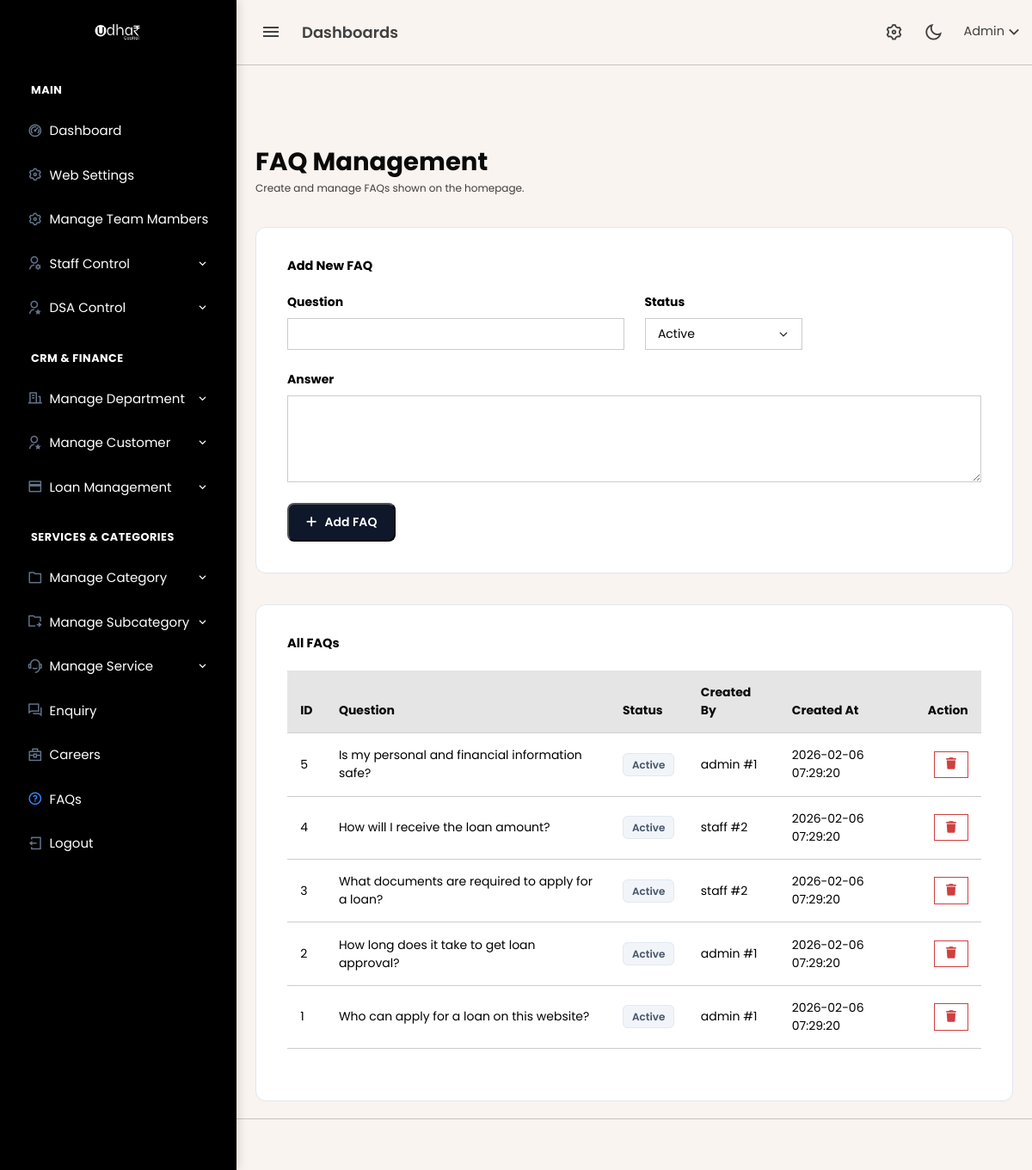
The app's page /admin/faqs.php (signed in) with its own data.
### tables this page shows
CREATE TABLE `faqs` (
  `id` int(11) NOT NULL,
  `question` varchar(255) NOT NULL,
  `answer` text NOT NULL,
  `created_by` int(11) NOT NULL,
  `created_role` enum('admin','staff') NOT NULL,
  `status` tinyint(1) NOT NULL DEFAULT 1,
  `created_at` timestamp NOT NULL DEFAULT current_timestamp()
);

### admin/faqs.php (the view, shortened to what this page needs)
<?php
include 'header.php';
include 'topbar.php';
include 'sidebar.php';
$faq_res = mysqli_query($conn, "SELECT id, question, answer, created_by, created_role, status, created_at FROM faqs ORDER BY id DESC");
?>
<div class="content-page">
    <div class="content">
        <div class="container-fluid pt-5">
            <div class="d-flex justify-content-between align-items-center mb-4">
                <div>
                    <h2 class="fw-bold text-dark mb-1">FAQ Management</h2>
                    <p class="text-muted small mb-0">Create and manage FAQs shown on the homepage.</p>
                </div>
            </div>
            <div class="card card-modern p-4 mb-4">
                <h5 class="fw-bold mb-3">Add New FAQ</h5>
                <form action="db/insert/faq_insert.php" method="POST" class="row g-3">
                    <div class="col-md-6">
                        <label class="form-label fw-bold">Question</label>
                        <input type="text" name="question" class="form-control" required>
                    </div>
                    <div class="col-md-3">
                        <label class="form-label fw-bold">Status</label>
                        <select name="status" class="form-select">
                            <option value="1" selected>Active</option>
                        </select>
                    </div>
                    <div class="col-12">
                        <label class="form-label fw-bold">Answer</label>
                        <textarea name="answer" rows="4" class="form-control" required></textarea>
                    </div>
                    <div class="col-12">
                        <button class="btn-add-pro" type="submit">
                            <i class="fas fa-plus me-1"></i> Add FAQ
                        </button>
                    </div>
                </form>
            </div>
            <div class="card card-modern p-4">
                <h5 class="fw-bold mb-3">All FAQs</h5>
                <div class="table-responsive">
                    <table class="table table-hover align-middle">
                        <thead class="table-light">
                            <tr>
                                <th>ID</th>
                                <th>Question</th>
                                <th>Status</th>
                                <th>Created By</th>
                                <th>Created At</th>
                                <th class="text-end">Action</th>
                            </tr>
                        </thead>
                        <tbody>
                            <?php if ($faq_res && mysqli_num_rows($faq_res) > 0): ?>
                                <?php while ($faq = mysqli_fetch_assoc($faq_res)): ?>
                                    <tr>
                                        <td><?= (int)$faq['id'] ?></td>
                                        <td><?= htmlspecialchars($faq['question']) ?></td>
                                        <td>
                                            <span class="badge-soft">
                                                <?= ((int)$faq['status'] === 1) ? 'Active' : 'Hidden' ?>
                                            </span>
                                        </td>
                                        <td><?= htmlspecialchars($faq['created_role']) ?> #<?= (int)$faq['created_by'] ?></td>
                                        <td><?= htmlspecialchars($faq['created_at']) ?></td>
                                        <td class="text-end">
                                            <a href="db/delete/faq_delete.php?id=<?= (int)$faq['id'] ?>"
                                               class="btn btn-sm btn-outline-danger"
                                               onclick="return confirm('Delete this FAQ?');">
                                                <i class="fas fa-trash"></i>
                                            </a>
                                        </td>
                                    </tr>
                                <?php endwhile; ?>
                            <?php else: ?>
                                <tr>
                                    <td colspan="6" class="text-center text-muted">No FAQs found.</td>
                                </tr>
                            <?php endif; ?>
                        </tbody>
                    </table>
                </div>
            </div>
        </div>
    </div>
</div>
<?php include 'footer.php'; ?>

### admin/sidebar.php (style rules this page uses)
:root { --nav-bg: #000000; --nav-text: #ffffff; --nav-hover-bg: #1e293b; --accent-blue: #3b82f6; }

### admin/faqs.php (style rules this page uses)
:root { --slate-900: #0f172a; --slate-600: #475569; --slate-200: #e2e8f0; }
.card-modern { border: 1px solid var(--slate-200); border-radius: 12px; background: #ffffff; box-shadow: 0 1px 3px rgba(0,0,0,0.02); }
.btn-add-pro { background: var(--slate-900); color: white !important; border-radius: 8px; padding: 10px 20px; font-weight: 600; transition: opacity 0.2s; }
.badge-soft { background-color: #f1f5f9; color: #475569; border: 1px solid var(--slate-200); font-weight: 600; padding: 4px 10px; border-radius: 6px; font-size: 0.75rem; }

### records on screen
faqs: id "5", question "Is my personal and financial information safe?", status "Active", created_role "admin", created_by "1", created_at "2026-02-06 07:29:20"
faqs: id "4", question "How will I receive the loan amount?", status "Active", created_role "staff", created_by "2", created_at "2026-02-06 07:29:20"
faqs: id "3", question "What documents are required to apply for a loan?", status "Active", created_role "staff", created_by "2", created_at "2026-02-06 07:29:20"
faqs: id "2", question "How long does it take to get loan approval?", status "Active", created_role "admin", created_by "1", created_at "2026-02-06 07:29:20"
faqs: id "1", question "Who can apply for a loan on this website?", status "Active", created_role "admin", created_by "1", created_at "2026-02-06 07:29:20"
